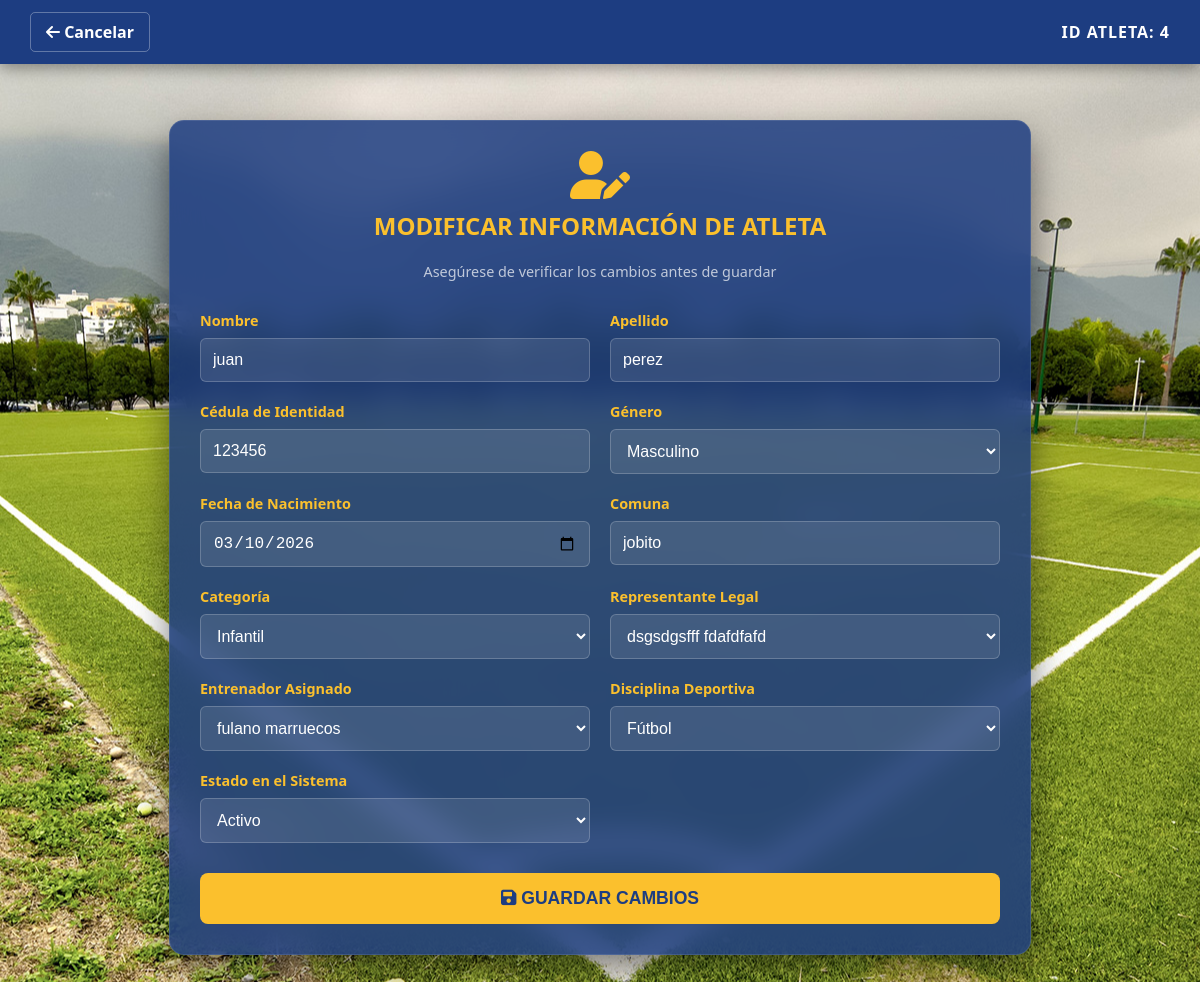
Before: /vista/editar_atleta.php?id=4 with the older database file.
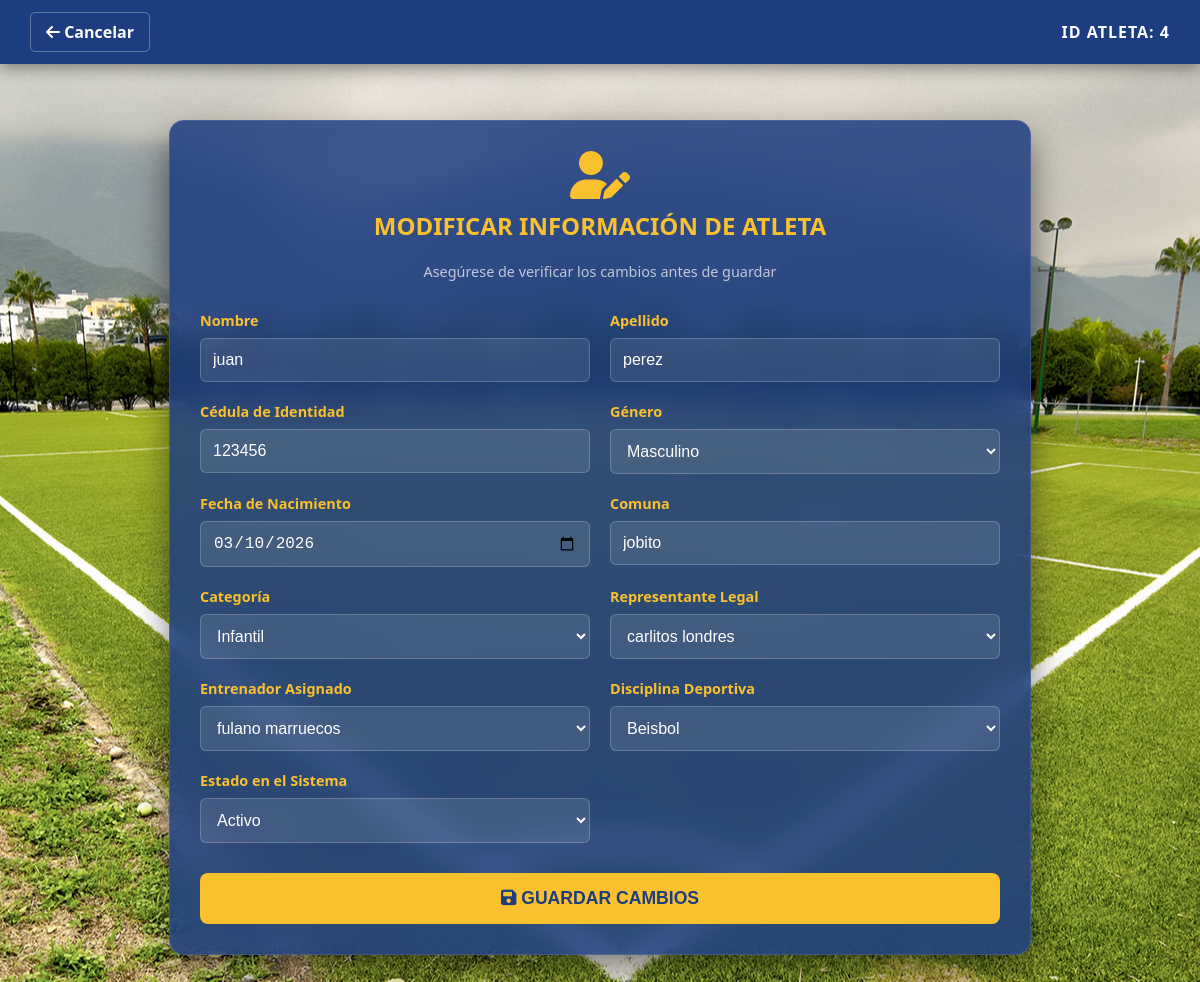
After: the same page with the newer database file.
### tables this page shows
CREATE TABLE `atletas` (
  `id` int(11) NOT NULL,
  `cedula` varchar(20) NOT NULL,
  `nombre` varchar(100) NOT NULL,
  `apellido` varchar(100) NOT NULL,
  `fecha_nacimiento` date DEFAULT NULL,
  `genero` enum('masculino','femenino') NOT NULL,
  `estado` enum('activo','inactivo','suspendido') NOT NULL,
  `categoria` enum('infantil','juvenil') NOT NULL,
  `comuna` varchar(100) NOT NULL,
  `representante_id` int(150) NOT NULL,
  `entrenador_id` int(11) NOT NULL,
  `disciplina_id` int(11) NOT NULL
);

CREATE TABLE `representantes` (
  `id` int(150) NOT NULL,
  `cedula` varchar(20) NOT NULL,
  `nombre` varchar(100) NOT NULL,
  `apellido` varchar(100) NOT NULL,
  `telefono` varchar(30) NOT NULL,
  `correo` varchar(100) NOT NULL,
  `direccion` text NOT NULL
);

CREATE TABLE `disciplinas` (
  `id` int(11) NOT NULL,
  `nombre_disciplina` varchar(50) NOT NULL
);

CREATE TABLE `entrenadores` (
  `id` int(11) NOT NULL,
  `cedula` varchar(20) NOT NULL,
  `nombre` varchar(100) NOT NULL,
  `apellido` varchar(100) NOT NULL,
  `disciplina_id` int(11) DEFAULT NULL,
  `telefono` varchar(20) DEFAULT NULL,
  `correo` varchar(100) DEFAULT NULL,
  `estado` enum('activo','inactivo') NOT NULL
);

### controlador/controlador_editar_atleta.php (called while the page is built, shortened)
<?php
require_once '../controlador/conexion.php';
if (isset($_GET['id'])) {
    $id = intval($_GET['id']);
    $sql_atleta = $conexion->query("SELECT * FROM atletas WHERE id = $id");
    $atleta = $sql_atleta->fetch_assoc();
    $res_disciplinas = $conexion->query("SELECT id, nombre_disciplina FROM disciplinas ORDER BY nombre_disciplina ASC");
    $res_entrenadores = $conexion->query("SELECT id, nombre, apellido FROM entrenadores ORDER BY nombre ASC");
    $res_representantes = $conexion->query("SELECT id, nombre, apellido FROM representantes ORDER BY nombre ASC");
}
?>

### vista/editar_atleta.php (the view, shortened to what the changed rows need)
<?php
require_once '../controlador/controlador_editar_atleta.php';
?>
<!DOCTYPE html>
<html lang="es">
<head>
    <link rel="stylesheet" href="../estilo/style10.css">
    <link rel="stylesheet" href="https://cdnjs.cloudflare.com/ajax/libs/font-awesome/6.0.0/css/all.min.css">
</head>
<body>
    <header class="main-header">
        <div class="header-container">
            <a href="ver_atletas.php" class="btn-back">
                <i class="fas fa-arrow-left"></i> Cancelar
            </a>
            <span style="color: white; font-weight: bold; letter-spacing: 1px;">
                ID ATLETA: <?php echo $atleta['id']; ?>
            </span>
        </div>
    </header>
    <main class="central-container">
        <div class="glass-form-container">
            <div class="form-header">
                <h2>Modificar Información de Atleta</h2>
            </div>
            <form action="../controlador/controlador_editar_atleta.php" method="POST">
                <div class="form-grid">
                    <div class="input-group">
                        <label for="nombre">Nombre</label>
                        <input type="text" name="nombre" id="nombre" value="<?php echo htmlspecialchars($atleta['nombre']); ?>" required>
                    </div>
                    <div class="input-group">
                        <label for="apellido">Apellido</label>
                        <input type="text" name="apellido" id="apellido" value="<?php echo htmlspecialchars($atleta['apellido']); ?>" required>
                    </div>
                    <div class="input-group">
                        <label for="cedula">Cédula de Identidad</label>
                        <input type="text" name="cedula" id="cedula" value="<?php echo htmlspecialchars($atleta['cedula']); ?>" required>
                    </div>
                    <div class="input-group">
                        <label for="fecha_nacimiento">Fecha de Nacimiento</label>
                        <input type="date" name="fecha_nacimiento" id="fecha_nacimiento" value="<?php echo $atleta['fecha_nacimiento']; ?>" required>
                    </div>
                    <div class="input-group">
                        <label for="comuna">Comuna</label>
                        <input type="text" name="comuna" id="comuna" value="<?php echo htmlspecialchars($atleta['comuna']); ?>" required>
                    </div>
                    <div class="input-group">
                        <label for="categoria">Categoría</label>
                        <select name="categoria" id="categoria" required>
                            <option value="Infantil" <?php echo (strtolower($atleta['categoria']) == 'infantil') ? 'selected' : ''; ?>>Infantil</option>
                        </select>
                    </div>
                    <div class="input-group">
                        <label for="representante_id">Representante Legal</label>
                        <select name="representante_id" id="representante_id" required>
                            <?php
                            $res_representantes->data_seek(0);
                            while($rep = $res_representantes->fetch_assoc()):
                            ?>
                                <option value="<?php echo $rep['id']; ?>"
                                    <?php echo ($atleta['representante_id'] == $rep['id']) ? 'selected' : ''; ?>>
                                    <?php echo htmlspecialchars($rep['nombre'] . " " . $rep['apellido']); ?>
                                </option>
                            <?php endwhile; ?>
                        </select>
                    </div>
                    <div class="input-group">
                        <label for="entrenador_id">Entrenador Asignado</label>
                        <select name="entrenador_id" id="entrenador_id" required>
                            <?php
                            $res_entrenadores->data_seek(0);
                            while($ent = $res_entrenadores->fetch_assoc()):
                            ?>
                                <option value="<?php echo $ent['id']; ?>"
                                    <?php echo ($atleta['entrenador_id'] == $ent['id']) ? 'selected' : ''; ?>>
                                    <?php echo htmlspecialchars($ent['nombre'] . " " . $ent['apellido']); ?>
                                </option>
                            <?php endwhile; ?>
                        </select>
                    </div>
                    <div class="input-group">
                        <label for="disciplina_id">Disciplina Deportiva</label>
                        <select name="disciplina_id" id="disciplina_id" required>
                            <?php
                            $res_disciplinas->data_seek(0);
                            while($disc = $res_disciplinas->fetch_assoc()):
                            ?>
                                <option value="<?php echo $disc['id']; ?>"
                                    <?php echo ($atleta['disciplina_id'] == $disc['id']) ? 'selected' : ''; ?>>
                                    <?php echo htmlspecialchars($disc['nombre_disciplina']); ?>
                                </option>
                            <?php endwhile; ?>
                        </select>
                    </div>
                    <div class="input-group">
                        <label for="estado">Estado en el Sistema</label>
                        <select name="estado" id="estado" required>
                            <option value="activo" <?php echo ($atleta['estado'] == 'activo') ? 'selected' : ''; ?>>Activo</option>
                        </select>
                    </div>
                </div>
            </form>
        </div>
    </main>
</body>
</html>

Changed rows visible on the page:
changed atletas "juan": representante_id "dsgsdgsfff fdafdfafd" → "carlitos londres"; disciplina_id "Fútbol" → "Beisbol"
